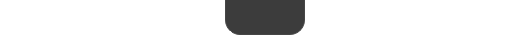
<?xml version="1.0" encoding="UTF-8"?>
<ui version="4.0">
 <class>AvatarInfoWidget</class>
 <widget class="QWidget" name="AvatarInfoWidget">
  <property name="geometry">
   <rect>
    <x>0</x>
    <y>0</y>
    <width>529</width>
    <height>35</height>
   </rect>
  </property>
  <property name="minimumSize">
   <size>
    <width>0</width>
    <height>35</height>
   </size>
  </property>
  <property name="maximumSize">
   <size>
    <width>16777215</width>
    <height>35</height>
   </size>
  </property>
  <property name="windowTitle">
   <string>AvatarInfoWidget</string>
  </property>
  <property name="styleSheet">
   <string notr="true">QWidget#AvatarInfoWidget {
	background-color: transparent;
}

QFrame#content_frame {
	background-color: rgb(60, 60, 60);
	border: 1px solid rgb(70, 70, 70);;
	border-top: 0px;
	border-bottom-left-radius: 15px;
	border-bottom-right-radius: 15px;
}

QLabel#info_label {
	font: Arial;
	font-size: 18px;
	color: rgb(240, 240, 240);
}</string>
  </property>
  <layout class="QHBoxLayout" name="horizontalLayout">
   <property name="spacing">
    <number>0</number>
   </property>
   <property name="margin">
    <number>0</number>
   </property>
   <item>
    <spacer name="horizontalSpacer">
     <property name="orientation">
      <enum>Qt::Horizontal</enum>
     </property>
     <property name="sizeHint" stdset="0">
      <size>
       <width>1</width>
       <height>1</height>
      </size>
     </property>
    </spacer>
   </item>
   <item>
    <widget class="QFrame" name="content_frame">
     <property name="frameShape">
      <enum>QFrame::StyledPanel</enum>
     </property>
     <property name="frameShadow">
      <enum>QFrame::Raised</enum>
     </property>
     <layout class="QHBoxLayout" name="horizontalLayout_2">
      <property name="leftMargin">
       <number>15</number>
      </property>
      <property name="topMargin">
       <number>0</number>
      </property>
      <property name="rightMargin">
       <number>15</number>
      </property>
      <property name="bottomMargin">
       <number>0</number>
      </property>
      <item>
       <widget class="QLabel" name="icon_label">
        <property name="minimumSize">
         <size>
          <width>32</width>
          <height>32</height>
         </size>
        </property>
        <property name="maximumSize">
         <size>
          <width>32</width>
          <height>32</height>
         </size>
        </property>
        <property name="text">
         <string/>
        </property>
       </widget>
      </item>
      <item>
       <widget class="QLabel" name="info_label">
        <property name="text">
         <string/>
        </property>
       </widget>
      </item>
     </layout>
    </widget>
   </item>
   <item>
    <spacer name="horizontalSpacer_2">
     <property name="orientation">
      <enum>Qt::Horizontal</enum>
     </property>
     <property name="sizeHint" stdset="0">
      <size>
       <width>1</width>
       <height>1</height>
      </size>
     </property>
    </spacer>
   </item>
  </layout>
 </widget>
 <resources/>
 <connections/>
</ui>
